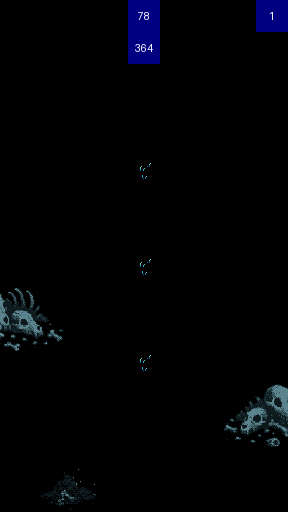

Below is a game level as drawn by its tile map, then a one-line description and the .tmx file that defines it, in full:
An orthogonal 9x16 tile map with 32x32 px tiles, 5 tile layers (decor, metadata, colliders, actions, ...), 2 tilesets.

<map version="1.10" tiledversion="1.11.2" orientation="orthogonal" renderorder="right-down" width="9" height="16" tilewidth="32" tileheight="32" infinite="0" nextlayerid="6" nextobjectid="1">
 <tileset firstgid="1" source="../tilesets/underground02.tsx" />
 <tileset firstgid="257" source="../tilesets/blue-labels.tsx" />
 <layer id="1" name="decor" width="9" height="16">
  <data encoding="csv">
0,0,0,0,0,0,0,0,0,
0,0,0,0,0,0,0,0,0,
0,0,0,0,0,0,0,0,0,
0,0,0,0,0,0,0,0,0,
0,0,0,0,0,0,0,0,0,
0,0,0,0,84,0,0,0,0,
0,0,0,0,0,0,0,0,0,
0,0,0,0,0,0,0,0,0,
0,0,0,0,84,0,0,0,0,
196,194,0,0,0,0,0,0,0,
197,195,0,0,0,0,0,0,0,
0,0,0,0,84,0,0,0,0,
0,0,0,0,0,0,0,200,198,
0,0,0,0,0,0,0,201,199,
0,192,186,0,0,0,0,0,0,
0,193,187,0,0,0,0,0,0
</data>
 </layer>
 <layer id="2" name="metadata" width="9" height="16">
  <data encoding="csv">
0,0,0,0,0,0,0,0,257,
0,0,0,0,0,0,0,0,0,
0,0,0,0,0,0,0,0,0,
0,0,0,0,0,0,0,0,0,
0,0,0,0,0,0,0,0,0,
0,0,0,0,0,0,0,0,0,
0,0,0,0,0,0,0,0,0,
0,0,0,0,0,0,0,0,0,
0,0,0,0,0,0,0,0,0,
0,0,0,0,0,0,0,0,0,
0,0,0,0,0,0,0,0,0,
0,0,0,0,0,0,0,0,0,
0,0,0,0,0,0,0,0,0,
0,0,0,0,0,0,0,0,0,
0,0,0,0,0,0,0,0,0,
0,0,0,0,0,0,0,0,0
</data>
 </layer>
 <layer id="3" name="colliders" width="9" height="16">
  <data encoding="csv">
0,0,0,203,0,203,0,0,0,
0,0,0,203,0,203,0,0,0,
0,0,0,203,0,203,0,0,0,
0,0,0,203,0,203,0,0,0,
0,0,0,203,0,203,0,0,0,
0,0,0,203,0,203,0,0,0,
0,0,0,203,0,203,0,0,0,
0,0,0,203,0,203,0,0,0,
0,0,0,203,0,203,0,0,0,
0,0,0,203,0,203,0,0,0,
0,0,0,203,0,203,0,0,0,
0,0,0,203,0,203,0,0,0,
0,0,0,203,0,203,0,0,0,
0,0,0,203,0,203,0,0,0,
0,0,0,203,0,203,0,0,0,
0,0,0,203,203,203,0,0,0
</data>
 </layer>
 <layer id="4" name="actions" width="9" height="16">
  <data encoding="csv">
0,0,0,0,0,0,0,0,0,
0,0,0,0,620,0,0,0,0,
0,0,0,0,0,0,0,0,0,
0,0,0,0,0,0,0,0,0,
0,0,0,0,0,0,0,0,0,
0,0,0,0,0,0,0,0,0,
0,0,0,0,0,0,0,0,0,
0,0,0,0,0,0,0,0,0,
0,0,0,0,0,0,0,0,0,
0,0,0,0,0,0,0,0,0,
0,0,0,0,0,0,0,0,0,
0,0,0,0,0,0,0,0,0,
0,0,0,0,0,0,0,0,0,
0,0,0,0,0,0,0,0,0,
0,0,0,0,0,0,0,0,0,
0,0,0,0,0,0,0,0,0
</data>
 </layer>
 <layer id="5" name="characters" width="9" height="16">
  <data encoding="csv">
0,0,0,0,334,0,0,0,0,
0,0,0,0,0,0,0,0,0,
0,0,0,0,0,0,0,0,0,
0,0,0,0,0,0,0,0,0,
0,0,0,0,0,0,0,0,0,
0,0,0,0,0,0,0,0,0,
0,0,0,0,0,0,0,0,0,
0,0,0,0,0,0,0,0,0,
0,0,0,0,0,0,0,0,0,
0,0,0,0,0,0,0,0,0,
0,0,0,0,0,0,0,0,0,
0,0,0,0,0,0,0,0,0,
0,0,0,0,0,0,0,0,0,
0,0,0,0,0,0,0,0,0,
0,0,0,0,0,0,0,0,0,
0,0,0,0,0,0,0,0,0
</data>
 </layer>
</map>
